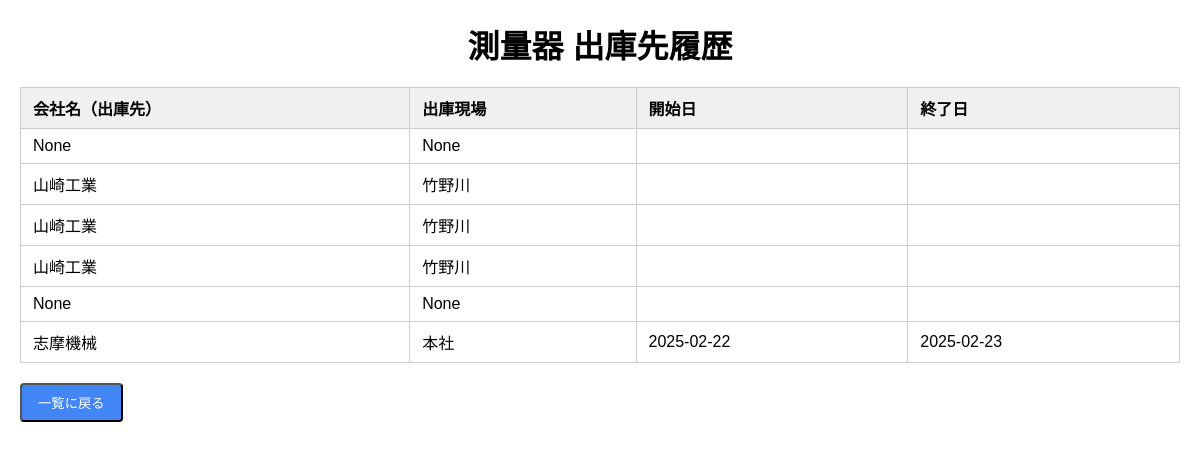
Page /surveying_shipment_history/3 on the earlier database version.
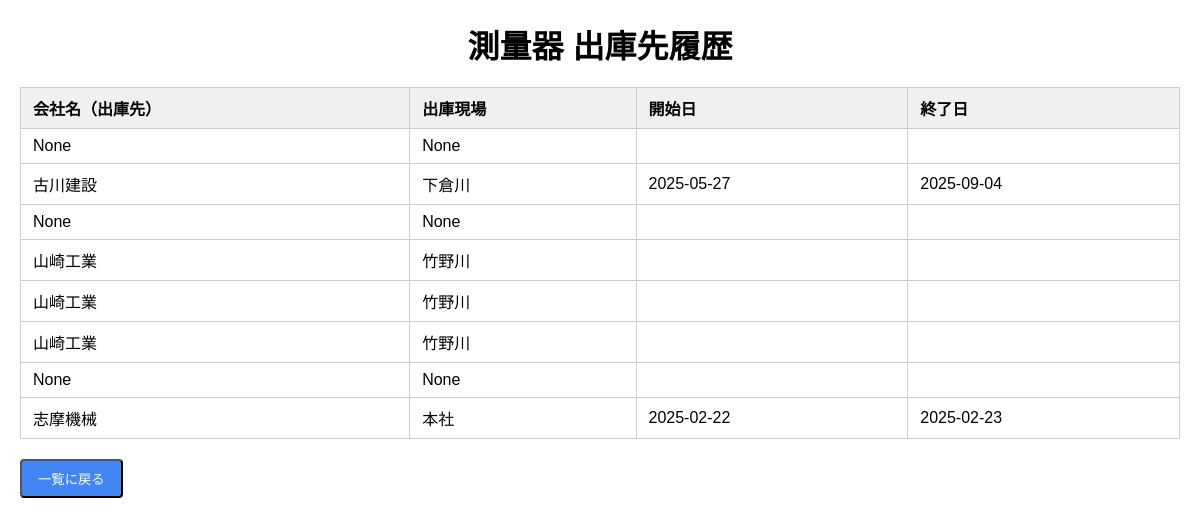
Same page on the later database version.
### models.py (models this page shows, shortened)
class SurveyingShipmentHistory(db.Model):
    __tablename__ = 'surveying_shipment_history'
    id = db.Column(db.Integer, primary_key=True)
    tool_id = db.Column(db.Integer, db.ForeignKey('surveying_tools.id'), nullable=False)
    shipment_location = db.Column(db.String(100))
    shipment_site = db.Column(db.String(100))
    shipment_start_date = db.Column(db.Date)
    shipment_end_date = db.Column(db.Date)
    updated_at = db.Column(db.DateTime, default=datetime.utcnow)

### main.py (the view)
@app.route('/surveying_shipment_history/<int:tool_id>')
def surveying_shipment_history(tool_id):
    history_records = get_surveying_shipment_history(tool_id)
    return render_template('surveying_shipment_history.html', history=history_records)

### main.py (called while the page is built)
def get_surveying_shipment_history(tool_id):
    return SurveyingShipmentHistory.query.filter_by(tool_id=tool_id)\
        .order_by(SurveyingShipmentHistory.updated_at.desc()).all()

### templates/surveying_shipment_history.html (shortened to what this page needs)
<!DOCTYPE html>
<html lang="ja">
<head>
  <link rel="stylesheet" href="{{ url_for('static', filename='shipment_history.css') }}" />
</head>
<body>
  <h1>測量器 出庫先履歴</h1>
  {% if history %}
  <table>
    <thead>
      <tr>
        <th>会社名（出庫先）</th>
        <th>出庫現場</th>
        <th>開始日</th>
        <th>終了日</th>
      </tr>
    </thead>
    <tbody>
      {% for record in history %}
      <tr>
        <td>{{ record.shipment_location }}</td>
        <td>{{ record.shipment_site }}</td>
        <td>{{ record.shipment_start_date.strftime('%Y-%m-%d') if record.shipment_start_date else '' }}</td>
        <td>{{ record.shipment_end_date.strftime('%Y-%m-%d') if record.shipment_end_date else '' }}</td>
      </tr>
      {% endfor %}
    </tbody>
  </table>
  {% else %}
  <p class="no-history">履歴はまだありません。</p>
  {% endif %}
  <button onclick="window.close()" class="back-button">一覧に戻る</button>
</body>
</html>

### static/shipment_history.css (style rules this page uses)
body { font-family: Arial, sans-serif; margin: 20px; }
h1 { text-align: center; margin-bottom: 20px; }
table { width: 100%; border-collapse: collapse; margin-bottom: 20px; }
th, td { border: 1px solid #ccc; padding: 8px 12px; text-align: left; }
th { background-color: #f0f0f0; }
.back-button { display: inline-block; padding: 8px 16px; background-color: #4285f4; color: white; text-decoration: none; border-radius: 4px; }

Differences in the rows shown:
added SurveyingShipmentHistory: shipment_location "None", shipment_site "None"
added SurveyingShipmentHistory: shipment_location "古川建設", shipment_site "下倉川", shipment_start_date "2025-05-27", shipment_end_date "2025-09-04"
